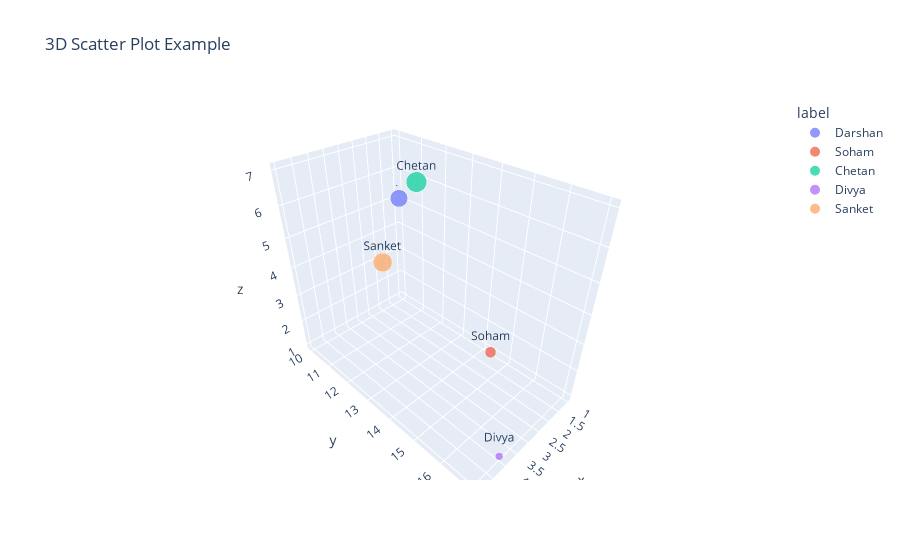

The notebook cell saved with this chart:
### Code cell
fig = px.scatter_3d(df, x='x', y='y', z='z', text='label',color='label', size='z', size_max=20,
                    title='3D Scatter Plot Example')
fig.show()

### Figure 1 — Plotly figure (JSON) as saved in the notebook; plotly's stock layout.template omitted (floating-point values rounded to 4 significant figures)
{"data": [{"hovertemplate": "label=%{text}<br>x=%{x}<br>y=%{y}<br>z=%{marker.size}<extra></extra>", "legendgroup": "Darshan", "marker": {"color": "#636efa", "size": [5], "sizemode": "area", "sizeref": 0.0175, "symbol": "circle"}, "mode": "markers+text", "name": "Darshan", "scene": "scene", "showlegend": true, "text": ["Darshan"], "type": "scatter3d", "x": [1], "y": [10], "z": [5]}, {"hovertemplate": "label=%{text}<br>x=%{x}<br>y=%{y}<br>z=%{marker.size}<extra></extra>", "legendgroup": "Soham", "marker": {"color": "#EF553B", "size": [2], "sizemode": "area", "sizeref": 0.0175, "symbol": "circle"}, "mode": "markers+text", "name": "Soham", "scene": "scene", "showlegend": true, "text": ["Soham"], "type": "scatter3d", "x": [2], "y": [15], "z": [2]}, {"hovertemplate": "label=%{text}<br>x=%{x}<br>y=%{y}<br>z=%{marker.size}<extra></extra>", "legendgroup": "Chetan", "marker": {"color": "#00cc96", "size": [7], "sizemode": "area", "sizeref": 0.0175, "symbol": "circle"}, "mode": "markers+text", "name": "Chetan", "scene": "scene", "showlegend": true, "text": ["Chetan"], "type": "scatter3d", "x": [3], "y": [13], "z": [7]}, {"hovertemplate": "label=%{text}<br>x=%{x}<br>y=%{y}<br>z=%{marker.size}<extra></extra>", "legendgroup": "Divya", "marker": {"color": "#ab63fa", "size": [1], "sizemode": "area", "sizeref": 0.0175, "symbol": "circle"}, "mode": "markers+text", "name": "Divya", "scene": "scene", "showlegend": true, "text": ["Divya"], "type": "scatter3d", "x": [4], "y": [17], "z": [1]}, {"hovertemplate": "label=%{text}<br>x=%{x}<br>y=%{y}<br>z=%{marker.size}<extra></extra>", "legendgroup": "Sanket", "marker": {"color": "#FFA15A", "size": [6], "sizemode": "area", "sizeref": 0.0175, "symbol": "circle"}, "mode": "markers+text", "name": "Sanket", "scene": "scene", "showlegend": true, "text": ["Sanket"], "type": "scatter3d", "x": [5], "y": [14], "z": [6]}], "layout": {"legend": {"itemsizing": "constant", "title": {"text": "label"}, "tracegroupgap": 0}, "scene": {"domain": {"x": [0, 1], "y": [0, 1]}, "xaxis": {"title": {"text": "x"}}, "yaxis": {"title": {"text": "y"}}, "zaxis": {"title": {"text": "z"}}}, "title": {"text": "3D Scatter Plot Example"}}}
